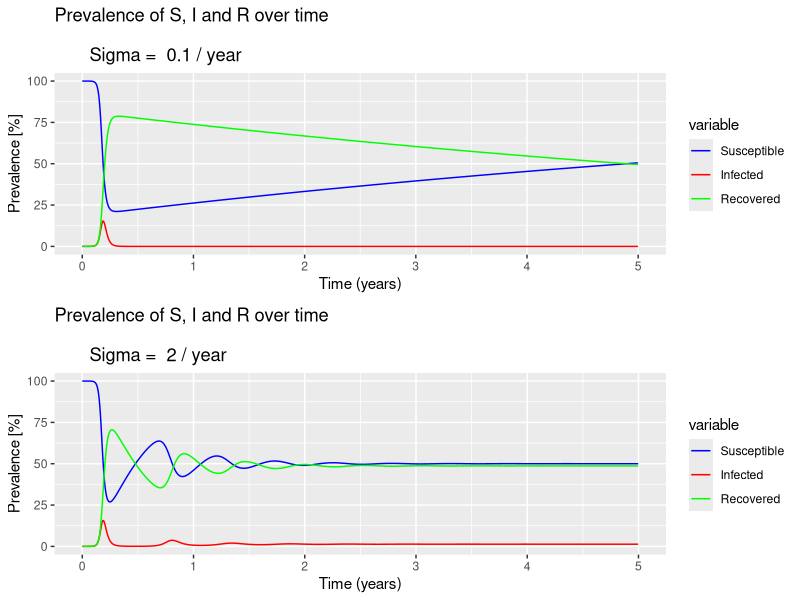

Generate this figure with R:
# INFECTIOUS dISEASE MODELLING
# Module 1 e-tivity 9 - Modelling Waning Immunity

library(deSolve)  # solves the model
library(reshape2) # changes hte shape of the model output
library(ggplot2)  # plots
library(ggpubr) # subplots ggplot2

population <- 10^6

ini_state <- c(S = population - 1,
               I = 1,
               R = 0)

parameters <- c(beta = 0.4*365, # Infection Rate
                gamma = 0.2*365, # Recovery rate
                sigma = 1/10)  # Duration of immunity = 10 years

times <- seq(from = 0, to = 100, by = 2/365) # 100 years in timesteps of 2 days

sir_model <- function(time, state, parameters) {
  
  with(as.list(c(state, parameters)),{
    N <- S + I + R # Total population size
    
    lambda <- beta * I/N
    
    dS <- -lambda*S + sigma*R
    dI <- lambda*S - gamma*I
    dR <- gamma*I - sigma*R
    
    return(list(c(dS,dI,dR)))
  })
}

output <- as.data.frame(ode(y = ini_state,
                            times = times,
                            func = sir_model,
                            parms = parameters))

output_long <- melt(as.data.frame(output), id = "time")
output_long$prevalence <- output_long$value/sum(ini_state)

graf <- ggplot(data = output_long,
               aes(x = time,
                   y = prevalence*100,
                   colour = variable,
                   group = variable)) +
  geom_line() +
  xlab("Time (years)") +
  ylab("Prevalence [%]") +
  labs(title = paste("Prevalence of S, I and R over time\n
       Sigma = ", parameters["sigma"],"/ year")) +
  scale_color_manual(labels = c("Susceptible", "Infected", "Recovered"), values = c("blue", "red", "green")) +
  xlim(c(0,5))


# Changing parameters
parameters <- c(beta = 0.4*365, # Infection Rate
                gamma = 0.2*365, # Recovery rate
                sigma = 1/0.5)  # Duration of immunity = half a year

times <- seq(from = 0, to = 5, by = 2/365) # 5 years in timesteps of 2 days

output2 <- as.data.frame(ode(y = ini_state,
                            times = times,
                            func = sir_model,
                            parms = parameters))

output2_long <- melt(as.data.frame(output2), id = "time")
output2_long$prevalence <- output2_long$value/sum(ini_state)

graf2 <- ggplot(data = output2_long,
               aes(x = time,
                   y = prevalence*100,
                   colour = variable,
                   group = variable)) +
  geom_line() +
  xlab("Time (years)") +
  ylab("Prevalence [%]") +
  labs(title = paste("Prevalence of S, I and R over time\n
       Sigma = ", parameters["sigma"],"/ year")) +
  scale_color_manual(labels = c("Susceptible", "Infected", "Recovered"), values = c("blue", "red", "green"))

print(ggarrange(graf, graf2, nrow = 2))
